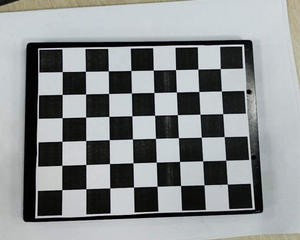
#> input picture docs/cv/data/grid.jpg, 300 x 240 px
$ python Harris_corner_detector.py
#> lines starting #> are read from the running program, lines starting #| are printed output that depends on the picture
import cv2
from pycontrol import pcv, data, params
import numpy as np
import time


image_src = cv2.imread('../data/grid.jpg')
#> image_src is the input picture: shape (240, 300, 3); mean B, G, R 142.1, 141, 137.6
image = cv2.cvtColor(image_src, cv2.COLOR_BGR2GRAY)
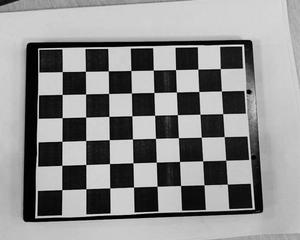
#> image: shape (240, 300); min 0, max 245, mean 140.1

start_t = time.time()
#> (the run stopped early here; a loop or call above may not have finished)
